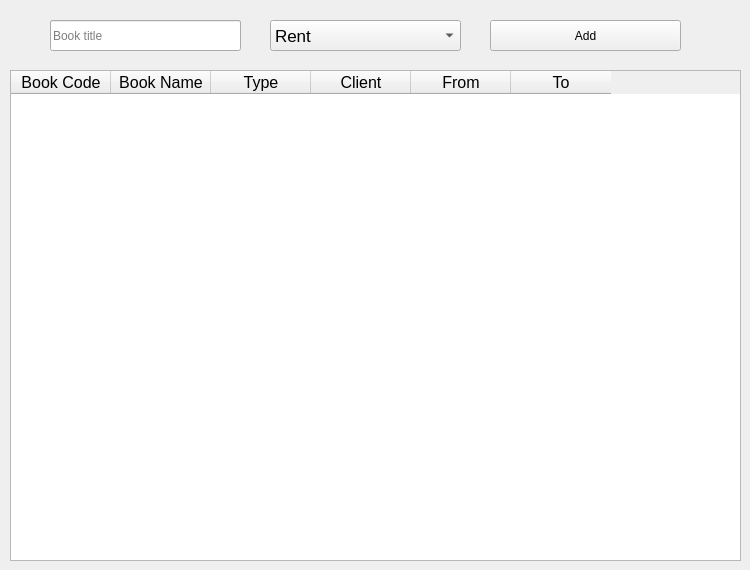
    <widget class="QWidget" name="tab">
     <attribute name="title">
      <string>Today</string>
     </attribute>
     <widget class="QComboBox" name="comboBox">
      <property name="geometry">
       <rect>
        <x>270</x>
        <y>20</y>
        <width>191</width>
        <height>31</height>
       </rect>
      </property>
      <property name="font">
       <font>
        <pointsize>13</pointsize>
       </font>
      </property>
      <item>
       <property name="text">
        <string>Rent</string>
       </property>
      </item>
      <item>
       <property name="text">
        <string>Retrieve</string>
       </property>
      </item>
     </widget>
     <widget class="QPushButton" name="pushButton_8">
      <property name="geometry">
       <rect>
        <x>490</x>
        <y>20</y>
        <width>191</width>
        <height>31</height>
       </rect>
      </property>
      <property name="text">
       <string>Add</string>
      </property>
     </widget>
     <widget class="QTableWidget" name="tableWidget">
      <property name="geometry">
       <rect>
        <x>10</x>
        <y>70</y>
        <width>731</width>
        <height>491</height>
       </rect>
      </property>
      <column>
       <property name="text">
        <string>Book Code</string>
       </property>
       <property name="font">
        <font>
         <pointsize>12</pointsize>
        </font>
       </property>
       <property name="textAlignment">
        <set>AlignCenter</set>
       </property>
      </column>
      <column>
       <property name="text">
        <string>Book Name</string>
       </property>
       <property name="font">
        <font>
         <pointsize>12</pointsize>
        </font>
       </property>
       <property name="textAlignment">
        <set>AlignCenter</set>
       </property>
      </column>
      <column>
       <property name="text">
        <string>Type</string>
       </property>
       <property name="font">
        <font>
         <pointsize>12</pointsize>
        </font>
       </property>
       <property name="textAlignment">
        <set>AlignCenter</set>
       </property>
      </column>
      <column>
       <property name="text">
        <string>Client</string>
       </property>
       <property name="font">
        <font>
         <pointsize>12</pointsize>
        </font>
       </property>
       <property name="textAlignment">
        <set>AlignCenter</set>
       </property>
      </column>
      <column>
       <property name="text">
        <string>From</string>
       </property>
       <property name="font">
        <font>
         <pointsize>12</pointsize>
        </font>
       </property>
       <property name="textAlignment">
        <set>AlignCenter</set>
       </property>
      </column>
      <column>
       <property name="text">
        <string>To</string>
       </property>
       <property name="font">
        <font>
         <pointsize>12</pointsize>
        </font>
       </property>
       <property name="textAlignment">
        <set>AlignCenter</set>
       </property>
      </column>
     </widget>
     <widget class="QLineEdit" name="lineEdit_38">
      <property name="geometry">
       <rect>
        <x>50</x>
        <y>20</y>
        <width>191</width>
        <height>21</height>
       </rect>
      </property>
     </widget>
     <widget class="QLineEdit" name="lineEdit_39">
      <property name="geometry">
       <rect>
        <x>50</x>
        <y>20</y>
        <width>191</width>
        <height>31</height>
       </rect>
      </property>
      <property name="placeholderText">
       <string>Book title</string>
      </property>
     </widget>
     <zorder>pushButton_8</zorder>
     <zorder>tableWidget</zorder>
     <zorder>comboBox</zorder>
     <zorder>lineEdit_38</zorder>
     <zorder>lineEdit_39</zorder>
    </widget>
